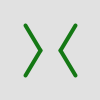
Frame 1 (no input)
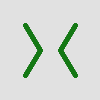
Frame 60 (the mouse pressed at the canvas centre just before this capture)
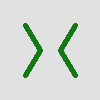
Frame 120 (the mouse held since frame 60 and released just before this capture)

The Processing sketch that drew these frames (run headless with seeded random() and noise(); from frame 60 on, the mouse is pressed at the canvas centre):

// Processing sketch: PracticeSketch_Assignment250921a
// ── PracticeSketch_Assignment250921a.pde
void setup(){
     size(100,100);
     background(225);
     
}
void draw(){
     stroke(color(20, 120, 20)); // green stroke
     strokeWeight(4);
     strokeCap(ROUND);
     line(25, 75, 40, 50); // LEFT SIDE
     line(25, 25, 40, 50);
     
     line(75, 75, 60, 50); // RIGHT SIDE
     line(75, 25, 60, 50);
}
